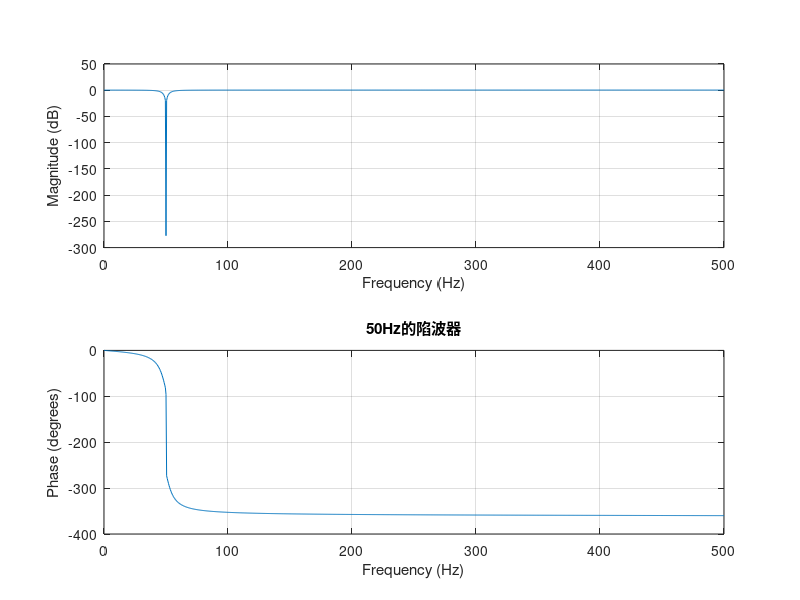
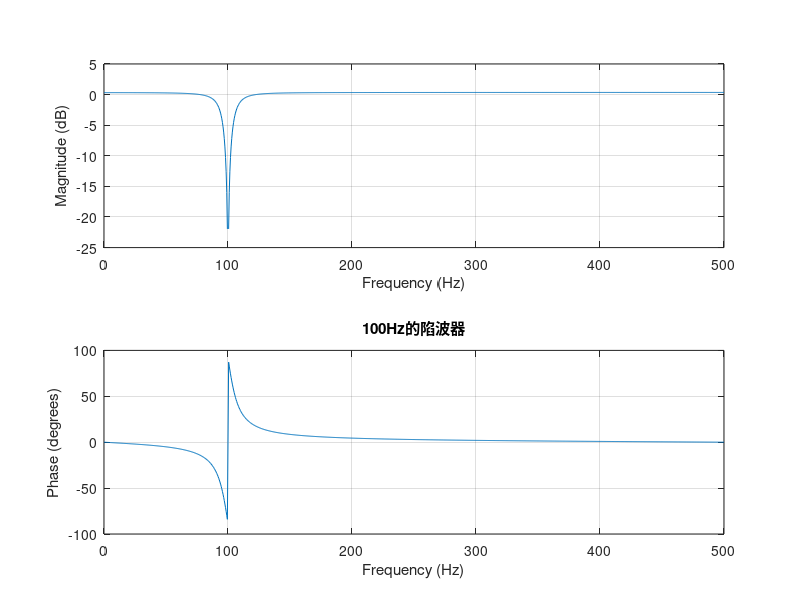
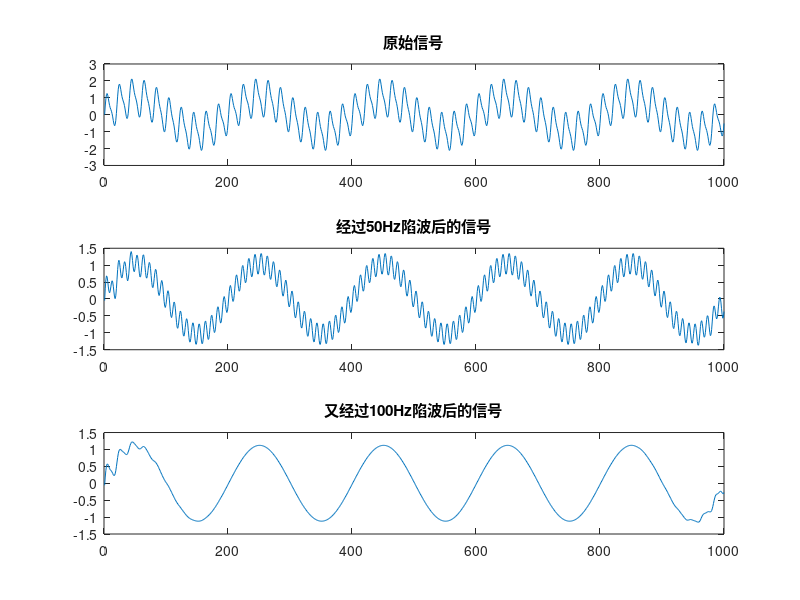

These figures' MATLAB source, in order:
clc;
clear all;
%设置初值
fs = 1000;%采样频率
T = 1/fs;
N = 1000;
n=0:N-1;
f1 = 50;
f2 = 100;
x=sin(2*pi*f1*n*T)+0.3*sin(2*pi*f2*n*T) + sin(2*pi*5*n*T);%原信号 
%陷波器1的设计
r1 = 0.97;
b1=[1 -2*cos(2*pi*f1*T) 1];
a1=[1 -2*r1*cos(2*pi*f1*T) r1*r1];
figure(1);
freqz(b1,a1,N,fs);%陷波器1特性显示
title('50Hz的陷波器');
y1=filtfilt(b1,a1,x);%陷波器1对输入信号滤波
%陷波器2的设计
r2 = 0.96;
b2=[1 -2*cos(2*pi*f2*T) 1];
a2=[1 -2*r2*cos(2*pi*f2*T) r2*r2];
figure(2);
freqz(b2,a2,N,fs);%陷波器2特性显示
title('100Hz的陷波器');
y2=filtfilt(b2,a2,y1);%陷波器2对输入信号滤波
% 信号显示部分
figure(3);
subplot(311);
plot(x);
title('原始信号');
subplot(312);
plot(y1);
title('经过50Hz陷波后的信号');
subplot(313);
plot(y2);
title('又经过100Hz陷波后的信号');
